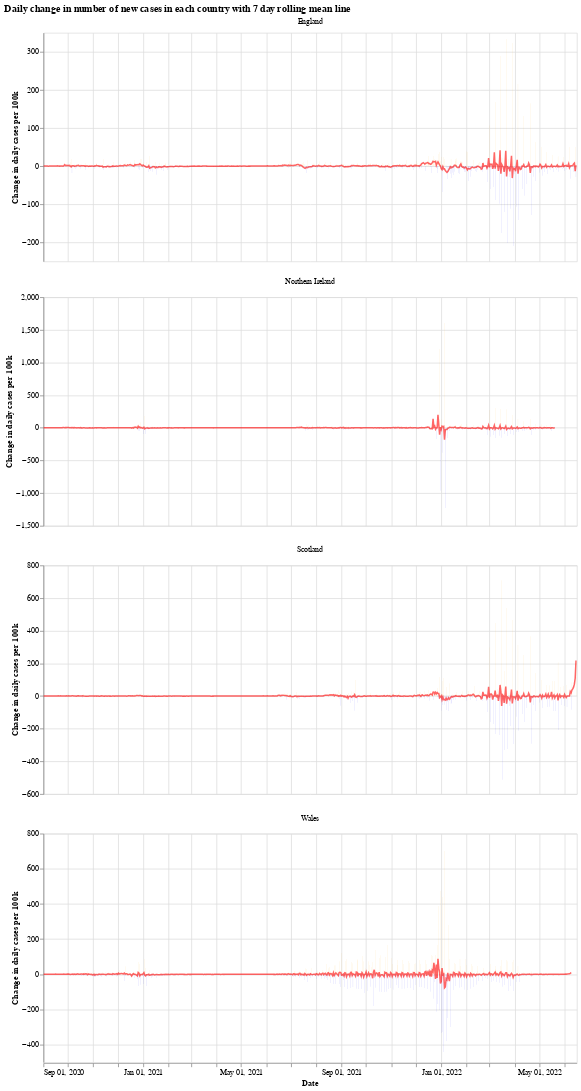

The notebook cell saved with this chart:
### Markdown cell above
We will use the Python library `Altair` for visualising the data, see the [altair docs](https://altair-viz.github.io/) for more information.

First we have a graph which shows the daily change in the number of new cases for each country. This number jumps up and down all over the place, which is likely due to delay in reporting of new cases over the weekend. Another interesting thing is that it looks like the daily cases in Wales experienced a much shorter period of calm over the summer (calm in the sense of daily cases not jumping up and down).

The orange bars are days when the number of new cases (per 100k population) was more than the previous day, while the blue are days when the number of new cases dropped. The red line is the 7 day moving average. 

When the moving average line is below 0, it means that there is a consistent drop in new cases. We can see this clearly happening around the times that lockdowns were introduced (though, to varying degrees). I will update the graphs soon with a marker of when each lockdown started.

### Code cell
# collapse
import altair as alt

bars = alt.Chart(uk_cases).mark_bar().encode(
    x=alt.X("yearmonthdate(date):T", axis=alt.Axis(title='Date')),
    y=alt.Y("casesChangeRate:Q", axis=alt.Axis(title='Change in daily cases per 100k')),
    tooltip='casesChange',
    color=alt.condition(
        alt.datum.casesChangeRate > 0,
        alt.value("orange"),  # The positive color
        alt.value("blue")  # The negative color
    )
).properties(title='Daily change in number of new cases with 7 day rolling mean',width=700).interactive()

line = alt.Chart(uk_cases).mark_line(
    color='red',
    size=2,
    opacity=0.6
).transform_window(
    rolling_mean='mean(casesChangeRate)',
    frame=[0, 7],
    groupby=['areaName']
).encode(
    x='yearmonthdate(date):T',
    y='rolling_mean:Q'
)

alt.layer(bars, line, data=uk_cases).facet(alt.Column(
    'areaName', title=''), columns=1).resolve_scale(y='independent').properties(title='Daily change in number of new cases in each country with 7 day rolling mean line')

### Figure 1 — Vega-Lite specification as saved in the notebook (floating-point values rounded to 4 significant figures; data arrays with more than 128 entries replaced by an {"elided": "..."} marker saying what was removed)
{"config": {"view": {"continuousWidth": 400, "continuousHeight": 300}}, "data": {"name": "data-290a58526c6c27a188437e20bebead25"}, "facet": {"type": "nominal", "field": "areaName", "title": ""}, "spec": {"layer": [{"mark": "bar", "encoding": {"color": {"condition": {"value": "orange", "test": "(datum.casesChangeRate > 0)"}, "value": "blue"}, "tooltip": {"type": "quantitative", "field": "casesChange"}, "x": {"type": "temporal", "axis": {"title": "Date"}, "field": "date", "timeUnit": "yearmonthdate"}, "y": {"type": "quantitative", "axis": {"title": "Change in daily cases per 100k"}, "field": "casesChangeRate"}}, "selection": {"selector001": {"type": "interval", "bind": "scales", "encodings": ["x", "y"]}}, "title": "Daily change in number of new cases with 7 day rolling mean", "width": 700}, {"mark": {"type": "line", "color": "red", "opacity": 0.6, "size": 2}, "encoding": {"x": {"type": "temporal", "field": "date", "timeUnit": "yearmonthdate"}, "y": {"type": "quantitative", "field": "rolling_mean"}}, "transform": [{"window": [{"op": "mean", "field": "casesChangeRate", "as": "rolling_mean"}], "frame": [0, 7], "groupby": ["areaName"]}]}]}, "columns": 1, "resolve": {"scale": {"y": "independent"}}, "title": "Daily change in number of new cases in each country with 7 day rolling mean line", "$schema": "https://vega.github.io/schema/vega-lite/v4.8.1.json", "datasets": {"data-290a58526c6c27a188437e20bebead25": {"elided": "2580 records"}}}
